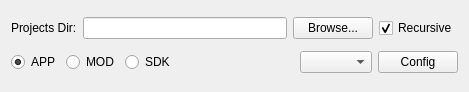
<?xml version="1.0" encoding="UTF-8"?>
<ui version="4.0">
 <class>ConfigProjectClass</class>
 <widget class="QMainWindow" name="ConfigProjectClass">
  <property name="geometry">
   <rect>
    <x>0</x>
    <y>0</y>
    <width>469</width>
    <height>92</height>
   </rect>
  </property>
  <property name="windowTitle">
   <string>ConfigProject</string>
  </property>
  <widget class="QWidget" name="centralWidget">
   <layout class="QVBoxLayout" name="verticalLayout">
    <item>
     <layout class="QHBoxLayout" name="horizontalLayout_2">
      <item>
       <widget class="QLabel" name="label">
        <property name="text">
         <string>Projects Dir:</string>
        </property>
       </widget>
      </item>
      <item>
       <widget class="QLineEdit" name="ProjectsDir"/>
      </item>
      <item>
       <widget class="QPushButton" name="Browse">
        <property name="text">
         <string>Browse...</string>
        </property>
       </widget>
      </item>
      <item>
       <widget class="QCheckBox" name="Recursive">
        <property name="text">
         <string>Recursive</string>
        </property>
        <property name="checked">
         <bool>true</bool>
        </property>
       </widget>
      </item>
     </layout>
    </item>
    <item>
     <layout class="QHBoxLayout" name="horizontalLayout">
      <item>
       <widget class="QRadioButton" name="Application">
        <property name="text">
         <string>APP</string>
        </property>
        <property name="checked">
         <bool>true</bool>
        </property>
        <property name="autoRepeat">
         <bool>false</bool>
        </property>
       </widget>
      </item>
      <item>
       <widget class="QRadioButton" name="Library">
        <property name="text">
         <string>MOD</string>
        </property>
       </widget>
      </item>
      <item>
       <widget class="QRadioButton" name="SDK">
        <property name="text">
         <string>SDK</string>
        </property>
       </widget>
      </item>
      <item>
       <spacer name="horizontalSpacer">
        <property name="orientation">
         <enum>Qt::Horizontal</enum>
        </property>
        <property name="sizeHint" stdset="0">
         <size>
          <width>40</width>
          <height>20</height>
         </size>
        </property>
       </spacer>
      </item>
      <item>
       <widget class="QComboBox" name="VSVersion"/>
      </item>
      <item>
       <widget class="QPushButton" name="Config">
        <property name="text">
         <string>Config</string>
        </property>
       </widget>
      </item>
     </layout>
    </item>
   </layout>
  </widget>
 </widget>
 <layoutdefault spacing="6" margin="11"/>
 <resources/>
 <connections/>
</ui>
